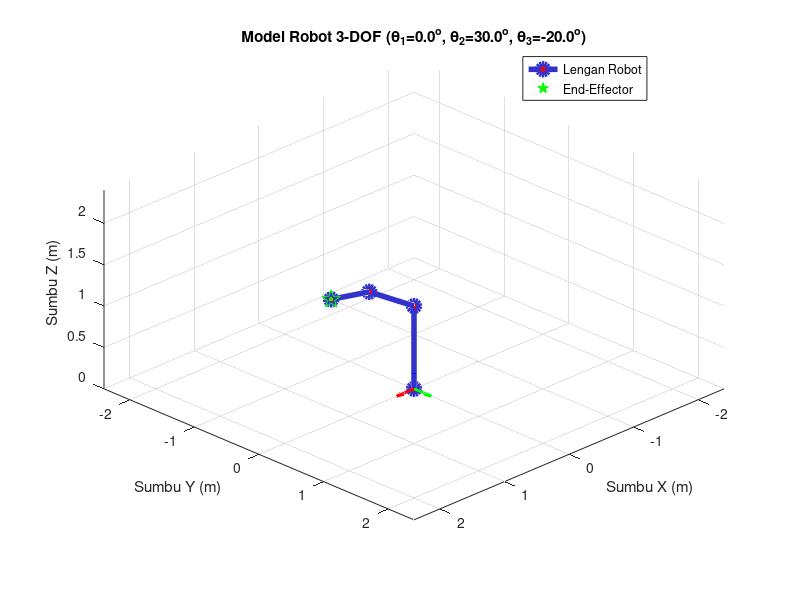

Recreate this plot in MATLAB.
%% SIMULASI FORWARD KINEMATICS DENAVIT-HARTENBERG (3-DOF ARTICULATED ROBOT)
% Berdasarkan model: Body (Base) -> Shoulder -> Elbow -> End-Effector

clear; clc; close all;

%% 1. PARAMETER GEOMETRI ROBOT (dalam meter)
d1 = 1.0; % Tinggi Base ke Shoulder (m)
a2 = 0.8; % Panjang Link Shoulder ke Elbow (m)
a3 = 0.6; % Panjang Link Elbow ke End-Effector (m)

% Input Sudut Sendi (dalam derajat)
theta1_deg = 0; % Rotasi Base (theta1)
theta2_deg = 30; % Rotasi Shoulder (theta2)
theta3_deg = -20; % Rotasi Elbow (theta3)

% Konversi ke Radian
th1 = deg2rad(theta1_deg);
th2 = deg2rad(theta2_deg);
th3 = deg2rad(theta3_deg);

%% 2. TABEL PARAMETER DENAVIT-HARTENBERG (DH)
% Format Matriks DH: [theta, d, a, alpha]
DH = [
    th1, d1, 0,  pi/2;  % Link 1 (Base - Shoulder)
    th2, 0,  a2, 0;     % Link 2 (Shoulder - Elbow)
    th3, 0,  a3, 0      % Link 3 (Elbow - End-Effector)
];

%% 3. PERHITUNGAN MATRIKS TRANSFORMASI DH
% Fungsi Homogeneous Transformation Matrix DH: A_i
% A = Rz(theta) * Tz(d) * Tx(a) * Rx(alpha)
A = cell(1, 3);
for i = 1:3
    theta = DH(i,1);
    d     = DH(i,2);
    a     = DH(i,3);
    alpha = DH(i,4);
    
    A{i} = [cos(theta), -sin(theta)*cos(alpha),  sin(theta)*sin(alpha), a*cos(theta);
            sin(theta),  cos(theta)*cos(alpha), -cos(theta)*sin(alpha), a*sin(theta);
            0,           sin(alpha),             cos(alpha),            d;
            0,           0,                      0,                     1];
end

% Transformasi Kumulatif
T0_1 = A{1};            % Kerangka 1 terhadap Base
T0_2 = T0_1 * A{2};     % Kerangka 2 terhadap Base
T0_3 = T0_2 * A{3};     % Kerangka 3 (End-Effector) terhadap Base

%% 4. EKSTRAKSI POSISI SENDI & END-EFFECTOR
P0 = [0; 0; 0];         % Titik Base (Origin)
P1 = T0_1(1:3, 4);      % Posisi Sendi Shoulder (Frame 1)
P2 = T0_2(1:3, 4);      % Posisi Sendi Elbow (Frame 2)
P3 = T0_3(1:3, 4);      % Posisi End-Effector (Frame 3)

%% 5. TAMPILKAN HASIL PADA KONSOL
fprintf('====================================================\n');
fprintf('   SIMULASI DH FORWARD KINEMATICS ROBOT 3-DOF      \n');
fprintf('====================================================\n');
fprintf('Input Sudut : theta1 = %.1f deg, theta2 = %.1f deg, theta3 = %.1f deg\n', ...
    theta1_deg, theta2_deg, theta3_deg);
fprintf('----------------------------------------------------\n');
fprintf('Posisi Shoulder (P1) : X = %6.4f m, Y = %6.4f m, Z = %6.4f m\n', P1(1), P1(2), P1(3));
fprintf('Posisi Elbow    (P2) : X = %6.4f m, Y = %6.4f m, Z = %6.4f m\n', P2(1), P2(2), P2(3));
fprintf('Posisi End-Eff  (P3) : X = %6.4f m, Y = %6.4f m, Z = %6.4f m\n', P3(1), P3(2), P3(3));
fprintf('====================================================\n\n');

%% 6. VISUALISASI GRAFIS 3D
figure('Name', 'DH Forward Kinematics 3-DOF Robot', 'Color', [1 1 1]);
hold on; grid on; axis equal;
xlabel('Sumbu X (m)'); ylabel('Sumbu Y (m)'); zlabel('Sumbu Z (m)');
title(sprintf('Model Robot 3-DOF (\\theta_1=%.1f^o, \\theta_2=%.1f^o, \\theta_3=%.1f^o)', ...
    theta1_deg, theta2_deg, theta3_deg));

% Plot Struktur Lengan Robot
plot3([P0(1), P1(1), P2(1), P3(1)], ...
      [P0(2), P1(2), P2(2), P3(2)], ...
      [P0(3), P1(3), P2(3), P3(3)], ...
      '-o', 'LineWidth', 4, 'MarkerSize', 8, ...
      'MarkerFaceColor', 'r', 'Color', [0.2 0.2 0.8], 'DisplayName', 'Lengan Robot');

% Plot End-Effector
plot3(P3(1), P3(2), P3(3), 'gp', 'MarkerSize', 14, 'MarkerFaceColor', 'g', 'DisplayName', 'End-Effector');

% Plot Sumbu Koordinat (Frame Base & Frame End-Effector)
scale = 0.3;
quiver3(P0(1), P0(2), P0(3), scale, 0, 0, 'r', 'LineWidth', 2, 'HandleVisibility', 'off');
quiver3(P0(1), P0(2), P0(3), 0, scale, 0, 'g', 'LineWidth', 2, 'HandleVisibility', 'off');
quiver3(P0(1), P0(2), P0(3), 0, 0, scale, 'b', 'LineWidth', 2, 'HandleVisibility', 'off');

% Pengaturan Batas Tampilan
r_total = d1 + a2 + a3;
xlim([-r_total, r_total]);
ylim([-r_total, r_total]);
zlim([0, r_total]);
view(135, 25); % Sudut pandang 3D
legend('Location', 'northeast');
hold off;
